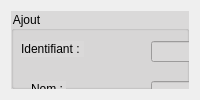
     <widget class="QWidget" name="Page1">
      <layout class="QGridLayout" name="gridLayout">
       <item row="0" column="0">
        <widget class="QGroupBox" name="groupBox">
         <property name="styleSheet">
          <string notr="true">font: 10pt &quot;MS Shell Dlg 2&quot;;
background-color: rgb(218, 217, 217);</string>
         </property>
         <property name="title">
          <string>Ajout</string>
         </property>
         <widget class="QLabel" name="le_id_2">
          <property name="geometry">
           <rect>
            <x>10</x>
            <y>30</y>
            <width>63</width>
            <height>16</height>
           </rect>
          </property>
          <property name="text">
           <string>Identifiant :</string>
          </property>
         </widget>
         <widget class="QLabel" name="label_2">
          <property name="geometry">
           <rect>
            <x>20</x>
            <y>70</y>
            <width>35</width>
            <height>16</height>
           </rect>
          </property>
          <property name="text">
           <string>Nom :</string>
          </property>
         </widget>
         <widget class="QLabel" name="label_3">
          <property name="geometry">
           <rect>
            <x>20</x>
            <y>110</y>
            <width>53</width>
            <height>16</height>
           </rect>
          </property>
          <property name="text">
           <string>Prenom :</string>
          </property>
         </widget>
         <widget class="QLineEdit" name="le_id">
          <property name="geometry">
           <rect>
            <x>140</x>
            <y>30</y>
            <width>150</width>
            <height>21</height>
           </rect>
          </property>
         </widget>
         <widget class="QLineEdit" name="le_nom">
          <property name="geometry">
           <rect>
            <x>140</x>
            <y>70</y>
            <width>150</width>
            <height>21</height>
           </rect>
          </property>
         </widget>
         <widget class="QLineEdit" name="le_prenom">
          <property name="geometry">
           <rect>
            <x>139</x>
            <y>110</y>
            <width>150</width>
            <height>21</height>
           </rect>
          </property>
         </widget>
         <widget class="QPushButton" name="pb_ajouter">
          <property name="geometry">
           <rect>
            <x>400</x>
            <y>330</y>
            <width>131</width>
            <height>41</height>
           </rect>
          </property>
          <property name="styleSheet">
           <string notr="true">QPushButton {
padding: 5px;
border-radius: 20px;
background-color:rgb(188, 74, 60);
font-weight: bold;
}
QPushButton:hover
{
color :yellow;
}</string>
          </property>
          <property name="text">
           <string>Ajouter</string>
          </property>
         </widget>
         <widget class="QLabel" name="label_4">
          <property name="geometry">
           <rect>
            <x>20</x>
            <y>150</y>
            <width>56</width>
            <height>16</height>
           </rect>
          </property>
          <property name="text">
           <string>Adresse :</string>
          </property>
         </widget>
         <widget class="QLabel" name="label_5">
          <property name="geometry">
           <rect>
            <x>20</x>
            <y>200</y>
            <width>41</width>
            <height>16</height>
           </rect>
          </property>
          <property name="text">
           <string>Email :</string>
          </property>
         </widget>
         <widget class="QLabel" name="label_6">
          <property name="geometry">
           <rect>
            <x>20</x>
            <y>250</y>
            <width>51</width>
            <height>16</height>
           </rect>
          </property>
          <property name="text">
           <string>Salaire :</string>
          </property>
         </widget>
         <widget class="QLabel" name="label_7">
          <property name="geometry">
           <rect>
            <x>20</x>
            <y>290</y>
            <width>58</width>
            <height>16</height>
           </rect>
          </property>
          <property name="text">
           <string>Fonction :</string>
          </property>
         </widget>
         <widget class="QLineEdit" name="adresse">
          <property name="geometry">
           <rect>
            <x>138</x>
            <y>150</y>
            <width>150</width>
            <height>21</height>
           </rect>
          </property>
         </widget>
         <widget class="QLineEdit" name="email">
          <property name="geometry">
           <rect>
            <x>137</x>
            <y>200</y>
            <width>150</width>
            <height>21</height>
           </rect>
          </property>
         </widget>
         <widget class="QLineEdit" name="salaire">
          <property name="geometry">
           <rect>
            <x>137</x>
            <y>250</y>
            <width>150</width>
            <height>21</height>
           </rect>
          </property>
         </widget>
         <widget class="QLineEdit" name="fonction">
          <property name="geometry">
           <rect>
            <x>136</x>
            <y>290</y>
            <width>150</width>
            <height>21</height>
           </rect>
          </property>
         </widget>
         <widget class="QPushButton" name="pushButton_affi2">
          <property name="geometry">
           <rect>
            <x>560</x>
            <y>330</y>
            <width>141</width>
            <height>41</height>
           </rect>
          </property>
          <property name="font">
           <font>
            <family>MS Shell Dlg 2</family>
            <pointsize>10</pointsize>
            <italic>false</italic>
            <bold>true</bold>
           </font>
          </property>
          <property name="cursor">
           <cursorShape>PointingHandCursor</cursorShape>
          </property>
          <property name="styleSheet">
           <string notr="true">
QPushButton {
padding: 5px;
border-radius: 20px;
background-color:rgb(188, 74, 60);
font-weight: bold;
}
QPushButton:hover
{
color :yellow;
}</string>
          </property>
          <property name="text">
           <string>Afficher</string>
          </property>
         </widget>
        </widget>
       </item>
      </layout>
     </widget>
